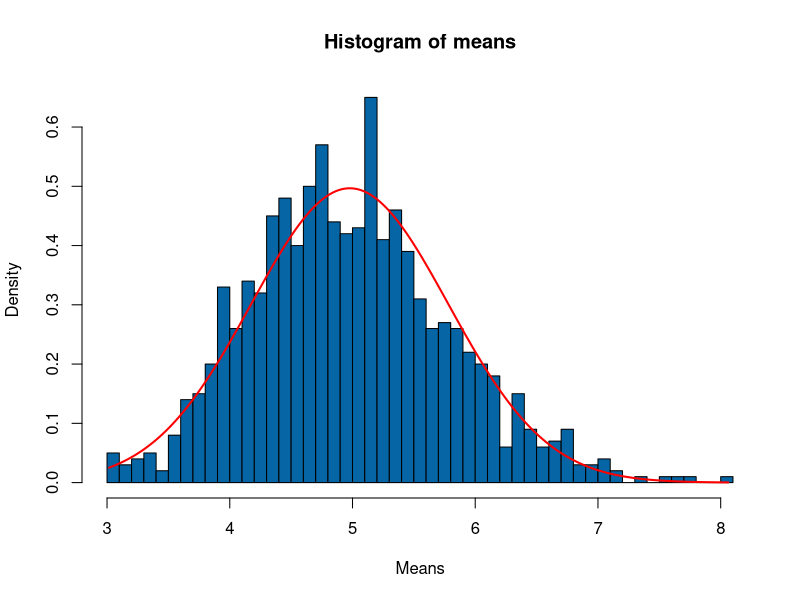
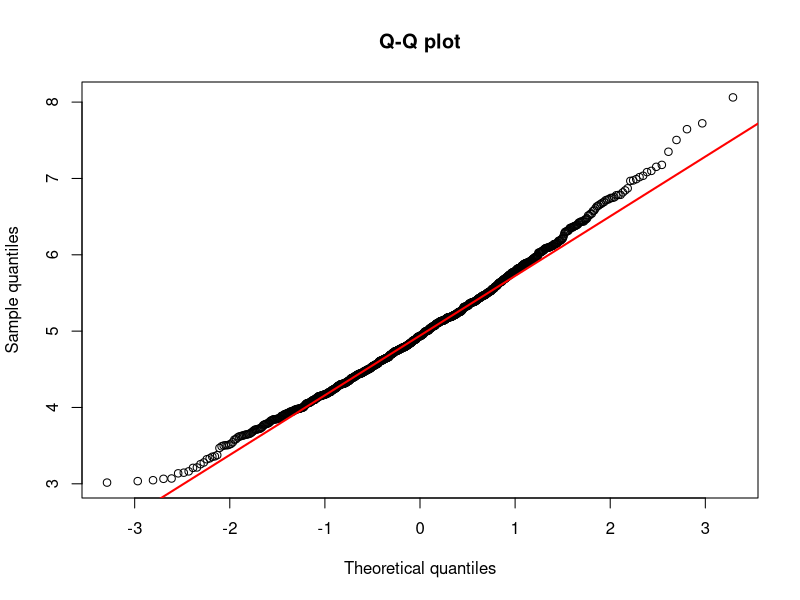

The R source for these figures, in order:
set.seed(5327)

lambda <- 0.2
n <- 40
size <- 1000

simulated_sample = NULL
for (i in 1 : size) simulated_sample = c(simulated_sample, mean(rexp(n, lambda)))

#sample mean vs. theoretical mean

sample_mean <- mean(simulated_sample)
theor_mean <- lambda^(-1)

mean_dif <- abs(sample_mean - theor_mean)

#sample variance vs. theoretical variance

sample_var <-var(simulated_sample)
theor_var <- 1 / (lambda^2 * n)

var_dif <- abs(sample_var - theor_var)


xx <- seq(min(simulated_sample), max(simulated_sample), length=1000)
hist(simulated_sample, breaks = n, freq=F, col='#0665a5', xlab='Means', ylab='Density', main='Histogram of means')
lines(xx, dnorm(xx, mean=sample_mean, sd=sd(simulated_sample)), col='red', lwd=2)

qqnorm(simulated_sample, xlab='Theoretical quantiles', ylab='Sample quantiles', main = 'Q-Q plot')
qqline(simulated_sample, col='red', lwd=2)
